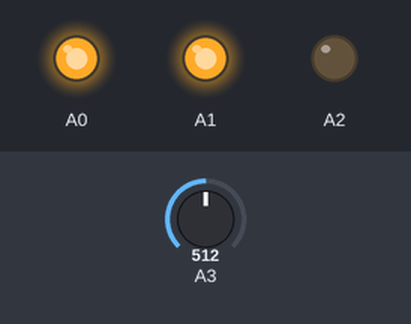
Bench run of a sketch on a simulated Arduino Uno, built with avr-gcc and run on an emulated ATmega328P. Parts: output pins drawn as LEDs (lit = HIGH). The test bench sets the inputs (shaded band); at power-on: A3 = 512.

Above: at 1.2 s.
1.3 s: A3 set to 583
2.8 s: A3 set to 616
At 3.6 s:
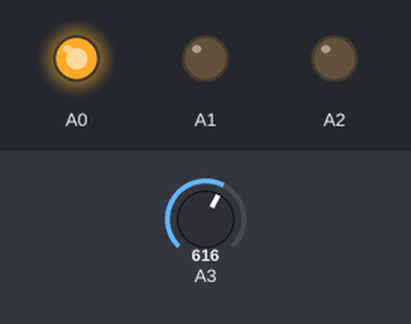
4.3 s: A3 set to 590
At 4.7 s:
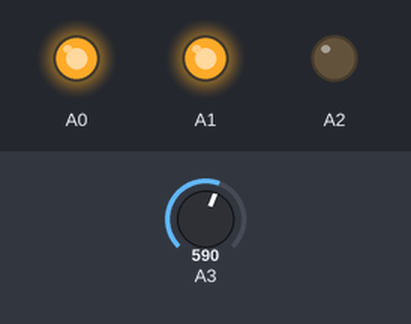
5.8 s: A3 set to 610
At 27.0 s:
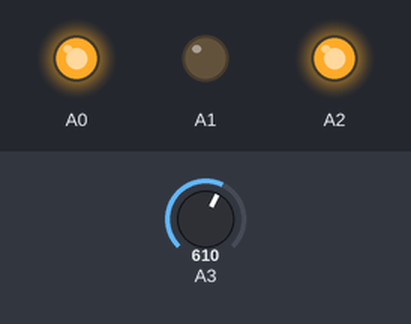
Timing chart, 0 to 32.3 s (numbered marks = the images above; inputs shaded):
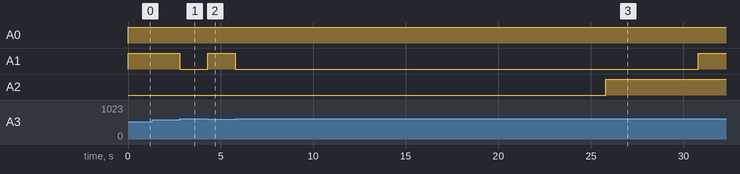

Measured:
- the behaviour switches between 600 and 601 on A3 (found by bisection; images 0 and 1)
- after the input at 1.3 s, every drawn part: stays the same
- after the input at 2.8 s, A1: HIGH → LOW at once
- after the input at 4.3 s, A1: LOW → HIGH at once
- after the input at 5.8 s, A1: HIGH → LOW at once, → HIGH 25.0 s later; A2: LOW → HIGH after 20.0 s

The sketch:

sketch_nov13.ino
```cpp
unsigned long lastTime = 0;
int i = 0;

void setup() {
  pinMode(A0,OUTPUT);
  pinMode(A1,OUTPUT);
  pinMode(A2,OUTPUT);
  pinMode(A3,INPUT);

  //digitalWrite(A0,HIGH);
  digitalWrite(A0,LOW);
  digitalWrite(A1,LOW);
  digitalWrite(A2,LOW);
}

void loop() {

  if(analogRead(A3)>600){
    if(((millis()-lastTime)>0)&&((millis()-lastTime)<20000)){
      digitalWrite(A0,HIGH);
      digitalWrite(A1,LOW);
      digitalWrite(A2,LOW);
    }
    if(((millis()-lastTime)>20000)&&((millis()-lastTime)<25000)){
      digitalWrite(A0,HIGH);
      digitalWrite(A1,LOW);
      digitalWrite(A2,HIGH);
    }
    if(((millis()-lastTime)>25000)&&((millis()-lastTime)<30000)){
      digitalWrite(A1,HIGH);
      digitalWrite(A0,HIGH);
      digitalWrite(A2,HIGH);
    }
    if((millis()-lastTime)>30000){
      if(analogRead(A3)>600){
        digitalWrite(A0,LOW);
        digitalWrite(A1,LOW);
        digitalWrite(A2,LOW);
      }
    }

  }

  if(analogRead(A3)<600){
    lastTime = millis();
    digitalWrite(A0,HIGH);
    digitalWrite(A1,HIGH);
    digitalWrite(A2,LOW);
  }
}


/*
if(isFire()){
    setOutTrue();
  }else if(!isFire()){
    i++;
    setOutFalse();
    if(i<=3){
      Delay();
    }
  }
*/
bool isFire(){
  if(analogRead(A3)>600){
    //dark
    return 0;
  }
  else if(analogRead(A3)<600){
    //light
    return 1;
  }
}

void setOutTrue(){
  //light
  digitalWrite(A0,LOW);
  digitalWrite(A1,LOW);
  digitalWrite(A2,HIGH);
}
void setOutFalse(){
  //dark
  //digitalWrite(A0,HIGH);
  digitalWrite(A0,LOW);
  digitalWrite(A1,HIGH);
  digitalWrite(A2,HIGH);
}

void Delay(){
  lastTime = millis();
  while(((millis()-lastTime)<60000)&((millis()-lastTime)>0)){
    digitalWrite(A0,LOW);
  }
  while(((millis()-lastTime)>60000)&((millis()-lastTime)<75000)){
    digitalWrite(A2,LOW);
  }
  while(((millis()-lastTime)>75000)&((millis()-lastTime)<90000)){
    digitalWrite(A1,LOW);
  }
  digitalWrite(A2,HIGH);
}
```
